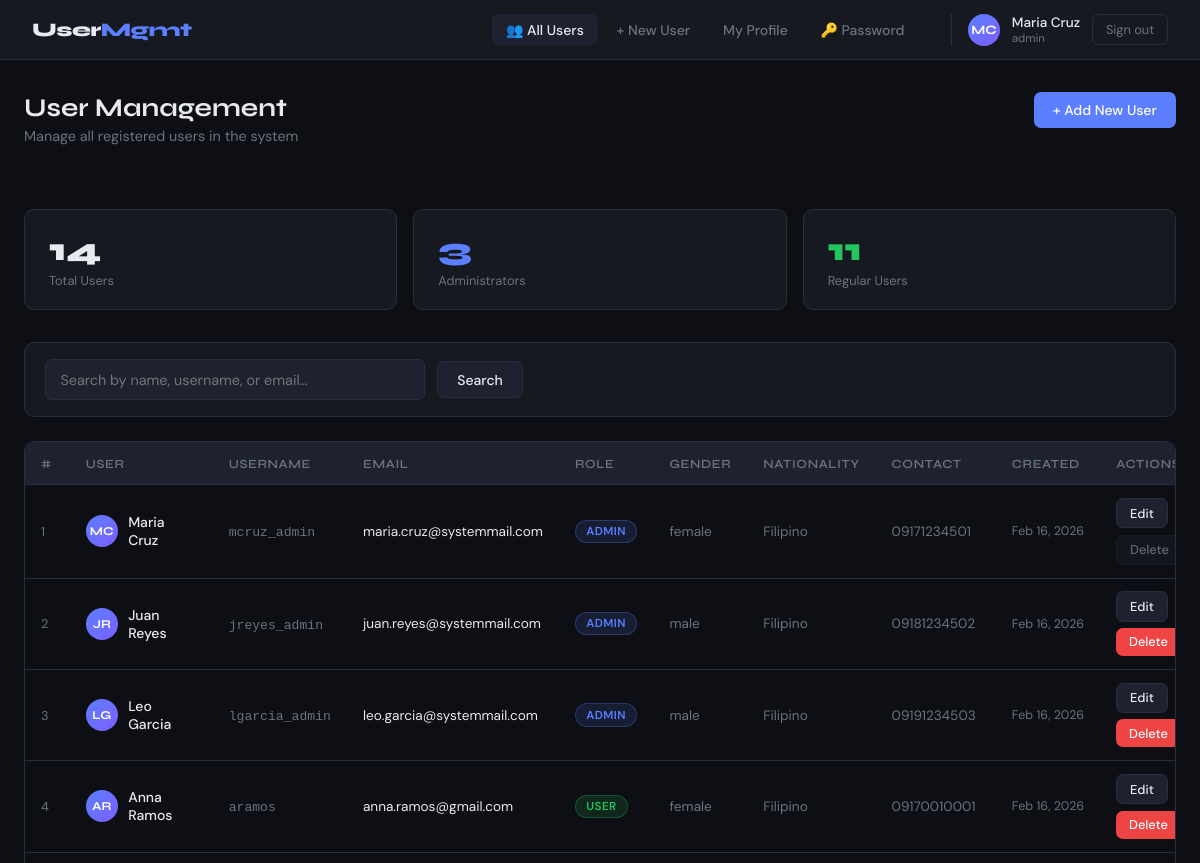
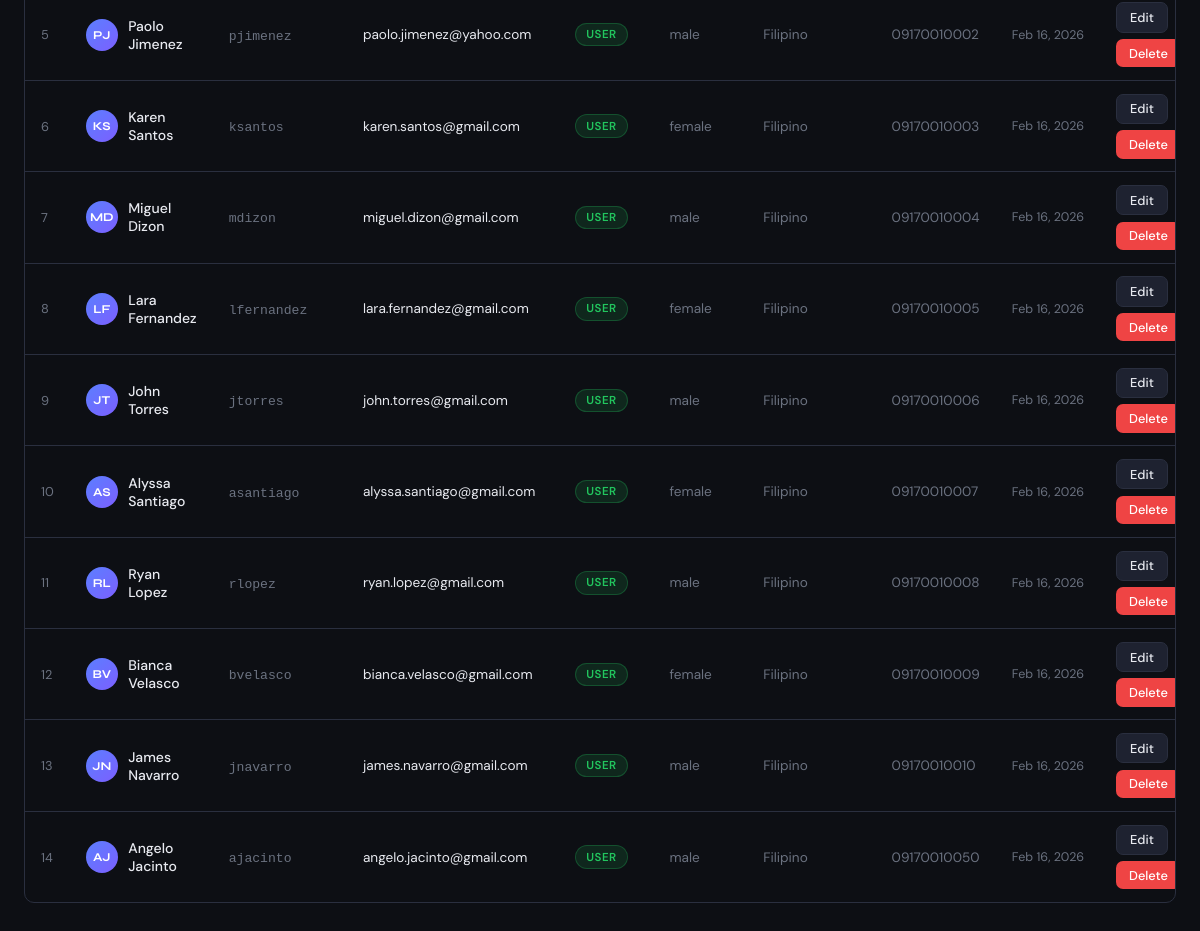
/admin_users.php (signed in), run on the app's committed database (2 pictures, top to bottom).
### tables this page shows
CREATE TABLE `users` (
  `id` int(11) NOT NULL,
  `username` varchar(50) NOT NULL,
  `email` varchar(120) NOT NULL,
  `password_hash` varchar(255) NOT NULL,
  `role` enum('admin','user') NOT NULL DEFAULT 'user',
  `firstname` varchar(60) NOT NULL,
  `lastname` varchar(60) NOT NULL,
  `gender` enum('male','female','other') DEFAULT 'other',
  `nationality` varchar(80) DEFAULT NULL,
  `contact_number` varchar(30) DEFAULT NULL,
  `created_at` timestamp NOT NULL DEFAULT current_timestamp()
);

### components/auth.php (called while the page is built, shortened)
<?php
function isAdmin(): bool {
    return isset($_SESSION['role']) && $_SESSION['role'] === 'admin';
}
function currentUserId(): int {
    return (int) ($_SESSION['user_id'] ?? 0);
}
function h(mixed $value): string {
    return htmlspecialchars((string)$value, ENT_QUOTES, 'UTF-8');
}

### public/admin_users.php (the view, shortened to what this page needs)
<?php
require_once '../components/auth.php';
require_once '../components/layout.php';
$pdo = getPDO();
$total  = $pdo->query("SELECT COUNT(*) FROM users")->fetchColumn();
$admins = $pdo->query("SELECT COUNT(*) FROM users WHERE role='admin'")->fetchColumn();
$users  = $pdo->query("SELECT COUNT(*) FROM users WHERE role='user'")->fetchColumn();
$search = trim($_GET['search'] ?? '');
if ($search !== '') {
    $stmt = $pdo->prepare("SELECT * FROM users WHERE username LIKE ? OR email LIKE ? OR firstname LIKE ? OR lastname LIKE ? ORDER BY created_at DESC");
    $like = "%{$search}%";
    $stmt->execute([$like, $like, $like, $like]);
} else {
    $stmt = $pdo->query("SELECT * FROM users ORDER BY created_at DESC");
}
$allUsers = $stmt->fetchAll();
pageHeader('All Users', 'All Users — Admin');
navBar();
?>
<div class="container">
  <div class="page-header">
    <div>
      <div class="page-title">User Management</div>
      <div class="page-sub">Manage all registered users in the system</div>
    </div>
    <a href="admin_user_create.php" class="btn btn-primary">+ Add New User</a>
  </div>
  <div class="stats-row">
    <div class="stat-card">
      <div class="stat-value"><?= $total ?></div>
      <div class="stat-label">Total Users</div>
    </div>
    <div class="stat-card">
      <div class="stat-value" style="color:var(--accent)"><?= $admins ?></div>
      <div class="stat-label">Administrators</div>
    </div>
    <div class="stat-card">
      <div class="stat-value" style="color:var(--success)"><?= $users ?></div>
      <div class="stat-label">Regular Users</div>
    </div>
  </div>
  <div class="card" style="margin-bottom:1.5rem;padding:1rem 1.25rem">
    <form method="get" action="" style="display:flex;gap:.75rem;align-items:center">
      <input type="text" name="search" value="<?= h($search) ?>"
             placeholder="Search by name, username, or email…" style="max-width:380px">
      <button type="submit" class="btn btn-ghost">Search</button>
    </form>
  </div>
  <div class="table-wrap">
    <table>
      <thead>
        <tr>
          <th>#</th>
          <th>User</th>
          <th>Username</th>
          <th>Email</th>
          <th>Role</th>
          <th>Gender</th>
          <th>Nationality</th>
          <th>Contact</th>
          <th>Created</th>
          <th>Actions</th>
        </tr>
      </thead>
      <tbody>
        <?php if (empty($allUsers)): ?>
        <tr><td colspan="10" style="text-align:center;color:var(--muted);padding:2rem">No users found.</td></tr>
        <?php else: ?>
        <?php foreach ($allUsers as $u): ?>
        <tr>
          <td style="color:var(--muted);font-size:.8rem"><?= h($u['id']) ?></td>
          <td>
            <div style="display:flex;align-items:center;gap:.65rem">
              <div style="width:32px;height:32px;border-radius:50%;background:linear-gradient(135deg,var(--accent),var(--accent2));display:flex;align-items:center;justify-content:center;font-family:'Syne',sans-serif;font-weight:700;font-size:.75rem;color:#fff;flex-shrink:0">
                <?= strtoupper(substr($u['firstname'] ?? 'U', 0, 1) . substr($u['lastname'] ?? '', 0, 1)) ?>
              </div>
              <div>
                <div style="font-weight:500"><?= h(($u['firstname'] ?? '') . ' ' . ($u['lastname'] ?? '')) ?></div>
              </div>
            </div>
          </td>
          <td><code style="font-size:.82rem;color:var(--muted)"><?= h($u['username']) ?></code></td>
          <td style="font-size:.85rem"><?= h($u['email']) ?></td>
          <td><span class="badge badge-<?= h($u['role']) ?>"><?= h($u['role']) ?></span></td>
          <td style="font-size:.85rem;color:var(--muted)"><?= h($u['gender'] ?? '—') ?></td>
          <td style="font-size:.85rem;color:var(--muted)"><?= h($u['nationality'] ?? '—') ?></td>
          <td style="font-size:.85rem;color:var(--muted)"><?= h($u['contact_number'] ?? '—') ?></td>
          <td style="font-size:.78rem;color:var(--muted);white-space:nowrap">
            <?= h(date('M d, Y', strtotime($u['created_at']))) ?>
          </td>
          <td>
            <div class="actions">
              <a href="admin_user_edit.php?id=<?= $u['id'] ?>" class="btn btn-ghost btn-sm">Edit</a>
              <?php if ($u['id'] != currentUserId()): ?>
              <a href="admin_user_delete.php?id=<?= $u['id'] ?>" class="btn btn-danger btn-sm"
                 onclick="return confirm('Delete <?= h(addslashes($u['username'])) ?>? This cannot be undone.')">Delete</a>
              <?php else: ?>
              <span class="btn btn-ghost btn-sm" style="opacity:.4;cursor:not-allowed" title="Cannot delete yourself">Delete</span>
              <?php endif; ?>
            </div>
          </td>
        </tr>
        <?php endforeach; ?>
        <?php endif; ?>
      </tbody>
    </table>
  </div>
</div>
<?php pageFooter(); ?>

### components/layout.php (shortened to what this page needs)
<?php
function pageHeader(string $title, string $pageTitle = ''): void {
    echo <<<HTML
<!DOCTYPE html>
<html lang="en">
<head>
<title>{$pageTitle} — UserMgmt</title>
</head>
<body>
HTML;
}
function navBar(): void {
    $initials = strtoupper(
        substr($_SESSION['firstname'] ?? 'U', 0, 1) .
        substr($_SESSION['lastname'] ?? '', 0, 1)
    );
    $name = h(($_SESSION['firstname'] ?? '') . ' ' . ($_SESSION['lastname'] ?? ''));
    $role = h($_SESSION['role'] ?? 'user');
    $isAdmin = isAdmin();
    $adminActive = (strpos($_SERVER['SCRIPT_NAME'], 'admin') !== false) ? 'active' : '';
    $profileActive = (strpos($_SERVER['SCRIPT_NAME'], 'profile') !== false || strpos($_SERVER['SCRIPT_NAME'], 'change_password') !== false) ? 'active' : '';
    echo <<<HTML
<nav class="nav">
  <span class="nav-brand">User<span>Mgmt</span></span>
  <div class="nav-links">
HTML;
    if ($isAdmin) {
        echo "<a href='admin_users.php' class='nav-link {$adminActive}'>👥 All Users</a>";
        echo "<a href='admin_user_create.php' class='nav-link'>+ New User</a>";
    }
    echo "<a href='profile.php' class='nav-link {$profileActive}'>My Profile</a>";
    echo "<a href='change_password.php' class='nav-link'>🔑 Password</a>";
    echo <<<HTML
  </div>
  <div class="nav-user">
    <div class="nav-avatar">{$initials}</div>
    <div>
      <div class="nav-name">{$name}</div>
      <div class="nav-role">{$role}</div>
    </div>
    <form method="post" action="logout.php" style="margin:0">
      <button type="submit" class="btn-logout">Sign out</button>
    </form>
  </div>
</nav>
HTML;
}
function pageFooter(): void {
    echo "</body></html>";
}

### components/layout.php (style rules this page uses)
:root { --bg: #0d0f14; --surface: #161920; --surface2: #1e2230; --border: #2a2f3f; --accent: #5b7fff; --accent2: #7c5fff; --success: #22c55e; --danger: #ef4444; --warning: #f59e0b; --text: #e8eaf0; --muted: #6b7280; --radius: 10px; }
*,*::before,*::after { box-sizing:border-box;margin:0;padding:0 }
body { background:var(--bg);color:var(--text);font-family:'DM Sans',sans-serif;min-height:100vh;font-size:15px }
a { color:var(--accent);text-decoration:none }
.nav { background:var(--surface);border-bottom:1px solid var(--border);padding:0 2rem;display:flex;align-items:center;gap:2rem;height:60px;position:sticky;top:0;z-index:100 }
.nav-brand { font-family:'Syne',sans-serif;font-weight:800;font-size:1.2rem;color:var(--text);letter-spacing:-.5px }
.nav-brand span { color:var(--accent) }
.nav-links { display:flex;gap:.25rem;margin-left:auto }
.nav-link { padding:.4rem .9rem;border-radius:6px;color:var(--muted);font-size:.875rem;font-weight:500;transition:.15s }
.nav-link:hover,.nav-link.active { background:var(--surface2);color:var(--text) }
.nav-user { display:flex;align-items:center;gap:.75rem;padding-left:1rem;border-left:1px solid var(--border) }
.nav-avatar { width:32px;height:32px;border-radius:50%;background:linear-gradient(135deg,var(--accent),var(--accent2));display:flex;align-items:center;justify-content:center;font-family:'Syne',sans-serif;font-weight:700;font-size:.8rem;color:#fff }
.nav-name { font-size:.85rem;font-weight:500 }
.nav-role { font-size:.72rem;color:var(--muted) }
.btn-logout { background:transparent;border:1px solid var(--border);color:var(--muted);padding:.35rem .8rem;border-radius:6px;font-size:.8rem;cursor:pointer;font-family:'DM Sans',sans-serif;transition:.15s }
.container { max-width:1200px;margin:0 auto;padding:2rem 1.5rem }
.page-title { font-family:'Syne',sans-serif;font-weight:700;font-size:1.6rem;margin-bottom:.25rem }
.page-sub { color:var(--muted);font-size:.9rem;margin-bottom:2rem }
.card { background:var(--surface);border:1px solid var(--border);border-radius:var(--radius);padding:1.75rem }
.btn { display:inline-flex;align-items:center;gap:.4rem;padding:.55rem 1.2rem;border-radius:7px;font-size:.875rem;font-weight:500;cursor:pointer;border:none;font-family:'DM Sans',sans-serif;transition:.15s;text-decoration:none }
.btn-primary { background:var(--accent);color:#fff }
.btn-danger { background:var(--danger);color:#fff }
.btn-ghost { background:var(--surface2);color:var(--text);border:1px solid var(--border) }
.btn-sm { padding:.35rem .8rem;font-size:.8rem }
.table-wrap { overflow-x:auto;border-radius:var(--radius);border:1px solid var(--border) }
table { width:100%;border-collapse:collapse }
thead tr { background:var(--surface2) }
th { padding:.85rem 1rem;text-align:left;font-family:'Syne',sans-serif;font-size:.78rem;font-weight:600;letter-spacing:.05em;color:var(--muted);text-transform:uppercase;white-space:nowrap }
td { padding:.8rem 1rem;border-top:1px solid var(--border);font-size:.875rem;vertical-align:middle }
.actions { display:flex;gap:.4rem;flex-wrap:wrap }
.badge { display:inline-block;padding:.2rem .65rem;border-radius:20px;font-size:.72rem;font-weight:600;letter-spacing:.04em;text-transform:uppercase }
.badge-admin { background:#5b7fff22;color:var(--accent);border:1px solid #5b7fff44 }
.badge-user { background:#22c55e22;color:var(--success);border:1px solid #22c55e44 }
input,select,textarea { background:var(--surface2);border:1px solid var(--border);color:var(--text);border-radius:7px;padding:.65rem .9rem;font-size:.9rem;font-family:'DM Sans',sans-serif;width:100%;transition:.15s;outline:none }
.page-header { display:flex;align-items:flex-start;justify-content:space-between;margin-bottom:2rem;flex-wrap:wrap;gap:1rem }
.stats-row { display:grid;grid-template-columns:repeat(auto-fit,minmax(200px,1fr));gap:1rem;margin-bottom:2rem }
.stat-card { background:var(--surface);border:1px solid var(--border);border-radius:var(--radius);padding:1.25rem 1.5rem }
.stat-value { font-family:'Syne',sans-serif;font-size:2rem;font-weight:800;color:var(--text) }
.stat-label { font-size:.8rem;color:var(--muted);margin-top:.2rem }

### data on the page
users: id "1", firstname+lastname "MC", firstname+lastname "Maria Cruz", username "mcruz_admin", email "maria.cruz@systemmail.com", role "ADMIN", gender "female", nationality "Filipino", contact_number "09171234501", created_at "Feb 16, 2026", shows "Delete"
users: id "2", firstname+lastname "JR", firstname+lastname "Juan Reyes", username "jreyes_admin", email "juan.reyes@systemmail.com", role "ADMIN", gender "male", nationality "Filipino", contact_number "09181234502", created_at "Feb 16, 2026"
users: id "3", firstname+lastname "LG", firstname+lastname "Leo Garcia", username "lgarcia_admin", email "leo.garcia@systemmail.com", role "ADMIN", gender "male", nationality "Filipino", contact_number "09191234503", created_at "Feb 16, 2026"
users: id "4", firstname+lastname "AR", firstname+lastname "Anna Ramos", username "aramos", email "anna.ramos@gmail.com", role "USER", gender "female", nationality "Filipino", contact_number "09170010001", created_at "Feb 16, 2026"
users: id "5", firstname+lastname "PJ", firstname+lastname "Paolo Jimenez", username "pjimenez", email "paolo.jimenez@yahoo.com", role "USER", gender "male", nationality "Filipino", contact_number "09170010002", created_at "Feb 16, 2026"
users: id "6", firstname+lastname "KS", firstname+lastname "Karen Santos", username "ksantos", email "karen.santos@gmail.com", role "USER", gender "female", nationality "Filipino", contact_number "09170010003", created_at "Feb 16, 2026"
users: id "7", firstname+lastname "MD", firstname+lastname "Miguel Dizon", username "mdizon", email "miguel.dizon@gmail.com", role "USER", gender "male", nationality "Filipino", contact_number "09170010004", created_at "Feb 16, 2026"
users: id "8", firstname+lastname "LF", firstname+lastname "Lara Fernandez", username "lfernandez", email "lara.fernandez@gmail.com", role "USER", gender "female", nationality "Filipino", contact_number "09170010005", created_at "Feb 16, 2026"
users: id "9", firstname+lastname "JT", firstname+lastname "John Torres", username "jtorres", email "john.torres@gmail.com", role "USER", gender "male", nationality "Filipino", contact_number "09170010006", created_at "Feb 16, 2026"
users: id "10", firstname+lastname "AS", firstname+lastname "Alyssa Santiago", username "asantiago", email "alyssa.santiago@gmail.com", role "USER", gender "female", nationality "Filipino", contact_number "09170010007", created_at "Feb 16, 2026"
users: id "11", firstname+lastname "RL", firstname+lastname "Ryan Lopez", username "rlopez", email "ryan.lopez@gmail.com", role "USER", gender "male", nationality "Filipino", contact_number "09170010008", created_at "Feb 16, 2026"
users: id "12", firstname+lastname "BV", firstname+lastname "Bianca Velasco", username "bvelasco", email "bianca.velasco@gmail.com", role "USER", gender "female", nationality "Filipino", contact_number "09170010009", created_at "Feb 16, 2026"
users: id "13", firstname+lastname "JN", firstname+lastname "James Navarro", username "jnavarro", email "james.navarro@gmail.com", role "USER", gender "male", nationality "Filipino", contact_number "09170010010", created_at "Feb 16, 2026"
users: id "14", firstname+lastname "AJ", firstname+lastname "Angelo Jacinto", username "ajacinto", email "angelo.jacinto@gmail.com", role "USER", gender "male", nationality "Filipino", contact_number "09170010050", created_at "Feb 16, 2026"

### other printed values
$initials "MC"
$name "Maria Cruz"
$role "admin"
$total "14"
$admins "3"
$users "11"
